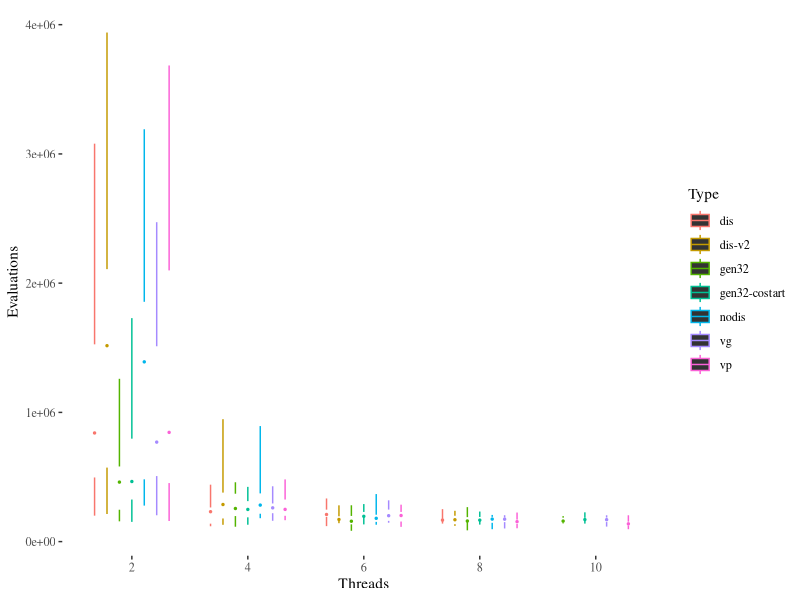
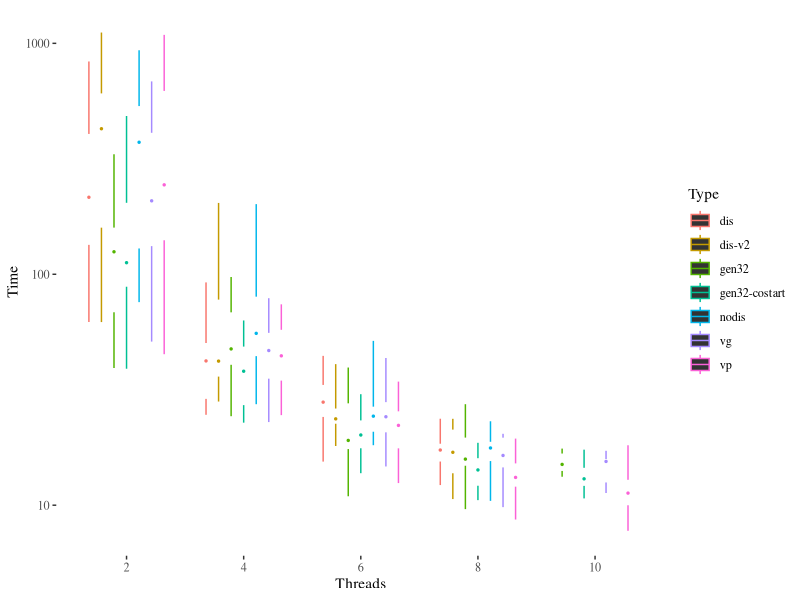
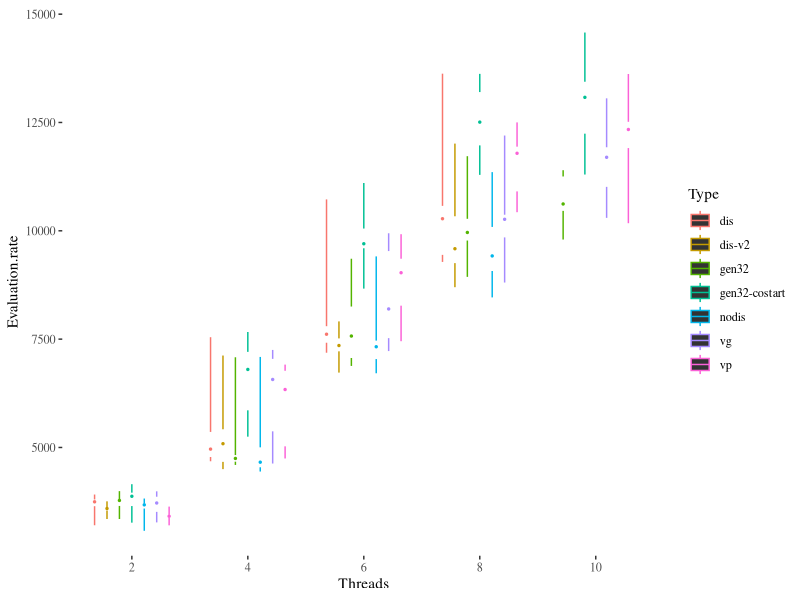

The R source for these figures, in order:
library(ggplot2)
library(ggthemes)
library(rstatix)
library(tidyverse)

data <- read.csv("lo-ppsn-dis-l60-p1024.csv")
data$Threads <- as.factor(data$Threads)
data$Evaluation.rate <- data$Evaluations/data$Time
data$Type <- as.factor(data$Type)
data.t <- as_tibble(data)
summaries <- data %>% group_by(Type,Threads) %>% summarise(medianE=median(Evaluations,na.rm=TRUE),medianT=median(Time,na.rm=TRUE),medianR=median(Evaluation.rate,na.rm=TRUE))
ggplot(data,aes(x=Threads,y=Evaluations,color=Type))+geom_tufteboxplot()+theme_tufte()
ggplot(data,aes(x=Threads,y=Time,color=Type))+geom_tufteboxplot()+theme_tufte()+scale_y_log10()
ggplot(data,aes(x=Threads,y=Evaluation.rate,color=Type))+geom_tufteboxplot()+theme_tufte()
data$type.threads <- paste0(data$Type,data$Threads)
wilcox.test( data[data$type.threads=="vg8",]$Time, data[data$type.threads=="vp8",]$Time)
